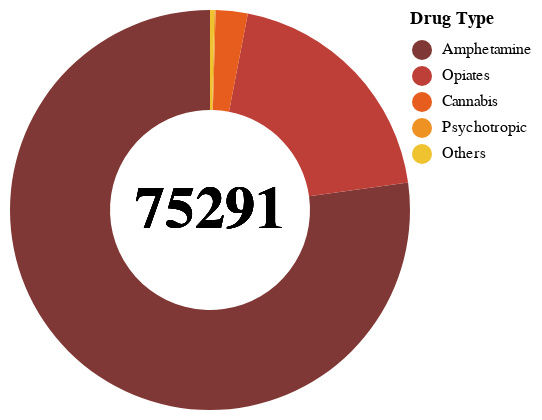

Write the Vega-Lite specification saved for this chart.
### Vega-Lite specification from a JSON file in a GitHub repository (floating-point values rounded to 4 significant figures)
{"$schema": "https://vega.github.io/schema/vega-lite/v5.json", "height": 200, "width": 200, "description": "A donut chart showing the proportion of different types of drug addictions in 2023.", "data": {"values": [{"category": "Amphetamine", "value": 58123}, {"category": "Opiates", "value": 14885}, {"category": "Cannabis", "value": 1944}, {"category": "Psychotropic", "value": 76}, {"category": "Others", "value": 263}]}, "transform": [{"window": [{"op": "sum", "field": "value", "as": "TotalValue"}], "frame": [null, null]}, {"calculate": "datum.value / datum.TotalValue * 100", "as": "Percentage"}], "layer": [{"mark": {"type": "arc", "innerRadius": 50, "outerRadius": 100}, "encoding": {"theta": {"field": "value", "type": "quantitative", "stack": true}, "color": {"field": "category", "type": "nominal", "scale": {"domain": ["Amphetamine", "Opiates", "Cannabis", "Psychotropic", "Others"], "scheme": "darkred"}, "legend": {"title": "Drug Type", "titleFontSize": 9, "labelFontSize": 8, "offset": 0}}, "tooltip": [{"field": "category", "type": "nominal", "title": "Drug Type"}, {"field": "value", "type": "quantitative", "title": "Number of Cases"}, {"field": "Percentage", "type": "quantitative", "title": "Percentage", "format": ".1f"}]}}, {"mark": {"type": "text", "fontSize": 30, "fontWeight": "bold", "color": "black"}, "encoding": {"text": {"field": "TotalValue", "type": "quantitative"}, "tooltip": [{"field": "TotalValue", "type": "quantitative", "title": "Total Number of Cases"}]}}], "config": {"background": "transparent", "axis": {"grid": false}}}
